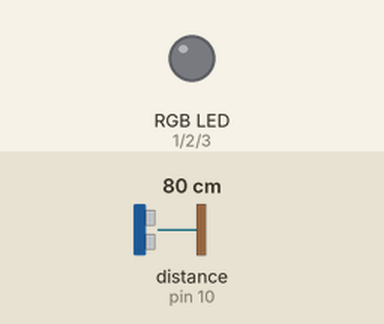
The sketch below on a simulated Arduino Uno, built with avr-gcc and run on an emulated ATmega328P. Parts: an RGB LED mixed from three pins (HIGH = lit). Wiring (inferred from the names in the program): ultrasonic range finder: trigger pin 9; echo pin 10. Inputs (shaded band) come from the test bench; at power-on: distance to the obstacle (sensor on pin 10) 80 cm. The echo pulse lasts 58.3 µs per cm; dim RGB values are drawn brighter than linear; pins used as bus, display or sensor lines are not drawn.

Above: at 1.2 s.
1.3 s: distance to the obstacle (sensor on pin 10) set to 34 cm
2.8 s: distance to the obstacle (sensor on pin 10) set to 27 cm
At 4.3 s:
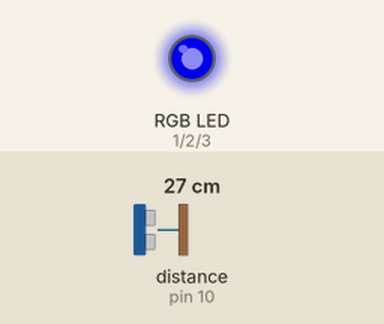
5.8 s: distance to the obstacle (sensor on pin 10) set to 9 cm
At 7.2 s:
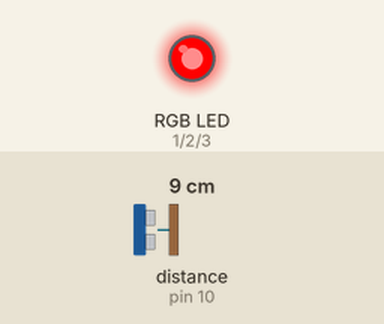
8.8 s: distance to the obstacle (sensor on pin 10) set to 6 cm
At 9.3 s:
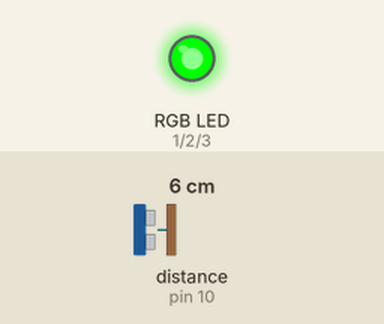
Timing chart, 0 to 11.3 s (numbered marks = the images above; inputs shaded):
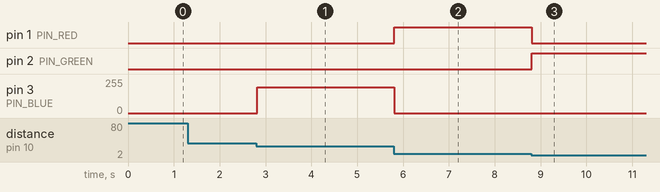

Measured:
- the behaviour switches between 31 and 30 cm on distance to the obstacle (sensor on pin 10) (found by bisection; images 0 and 1)
- the behaviour switches between 8 and 7 cm on distance to the obstacle (sensor on pin 10) (found by bisection; images 2 and 3)
- after the input at 1.3 s, every drawn part: stays the same
- after the input at 2.8 s, pin 3 (PIN_BLUE): 0/255 → 194/255 at once
- after the input at 5.8 s, pin 1 (PIN_RED): LOW → HIGH at once; pin 3 (PIN_BLUE): 194/255 → 0/255 at once
- after the input at 8.8 s, pin 1 (PIN_RED): HIGH → LOW at once; pin 2 (PIN_GREEN): LOW → HIGH at once

The sketch:

main.ino
```cpp
//pins
#define PIN_TRIGGER 9
#define PIN_ECHO 10

#define PIN_RED 1
#define PIN_GREEN 2
#define PIN_BLUE 3

//max distance in cm
#define MAX_DISTANCE 30

// the amount of distances to keep in the buffer for average calculations
#define DISTANCE_BUFFER_SIZE 10

// what to do when the distance is greater than MAX_DISTANCE
// 0 = off
// 1 = last known colour
#define MAX_DISTANCE_COLOUR_MODE 0

//offsets
#define GREEN_OFFSET 0.5
#define BLUE_OFFSET -0.5
#define RED_OFFSET 0

// the colour when off
int const rgbOff[3] = {0, 0, 0};

float *_distanceBuffer;
float _dbSum = 0;
int _dbIndex = 0;
int _dbCount = 0;

void setup()
{
    _distanceBuffer = (float *)malloc(DISTANCE_BUFFER_SIZE * sizeof(float));
    for (int i = 0; i < DISTANCE_BUFFER_SIZE; i++)
    {
        _distanceBuffer[i] = 0.0;
    }

    pinMode(PIN_TRIGGER, OUTPUT);
    pinMode(PIN_ECHO, INPUT);

    pinMode(PIN_RED, OUTPUT);
    pinMode(PIN_GREEN, OUTPUT);
    pinMode(PIN_BLUE, OUTPUT);
}

void loop()
{
    addDistance(getDistance());
    float distanceAvg = getDistanceAverage();

    //if the distance is within our max, calculate our values
    if (distanceAvg <= MAX_DISTANCE)
    {
        int rgb[3] = {0, 0, 0};
        double distancePercent = distanceAvg / MAX_DISTANCE;
        calculateRGB(distancePercent, rgb);
        setRGB(rgb);
    }
    else
    {
        switch (MAX_DISTANCE_COLOUR_MODE)
        {
        case 0:
            setRGB(rgbOff);
            break;
        case 1:
            break;
        }
    }
}

void setRGB(const int rgb[])
{
    analogWrite(PIN_RED, rgb[0]);
    analogWrite(PIN_GREEN, rgb[1]);
    analogWrite(PIN_BLUE, rgb[2]);
}

//get the distance in cm
double getDistance()
{
    digitalWrite(PIN_TRIGGER, LOW);
    delayMicroseconds(2);
    digitalWrite(PIN_TRIGGER, HIGH);
    delayMicroseconds(10);
    digitalWrite(PIN_TRIGGER, LOW);

    long duration = pulseIn(PIN_ECHO, HIGH);

    //convert to cm
    return duration * 0.034 / 2;
}

void addDistance(const double value)
{
    _dbSum -= _distanceBuffer[_dbIndex];
    _distanceBuffer[_dbIndex++] = value;
    _dbSum += value;

    if (_dbIndex == DISTANCE_BUFFER_SIZE)
        _dbIndex = 0;

    if (_dbCount < DISTANCE_BUFFER_SIZE)
        ++_dbCount;
}

float getDistanceAverage()
{
    if (_dbCount == 0)
        return 0;

    return _dbSum / _dbCount;
}

void calculateRGB(double distancePercent, int rgb[])
{
    method_simpleFade(distancePercent, rgb);
}

//basic triangle wave
int triangle(int position, int amplitude, int period)
{
    return ((double)amplitude / period) * (period - abs(abs(position) % (2 * period) - period));
}

//triangle wave with a single period
int triangle2(int position, int amplitude)
{
    int value = 0;

    if (position < amplitude)
    {
        value = position;
    }
    else
    {
        value = amplitude - (position - amplitude);
    }

    if (value < 0)
        return 0;

    return value;
}

//Methods

//some fluid tweening type deal
void method_tweeny(double distancePercent, int rgb[])
{
    int maxSteps = 255 * 2;

    int r = triangle((distancePercent + RED_OFFSET) * maxSteps, 255, maxSteps);
    int g = triangle((distancePercent + GREEN_OFFSET) * maxSteps, 255, maxSteps);
    int b = triangle((distancePercent + BLUE_OFFSET) * maxSteps, 255, maxSteps);

    rgb[0] = r;
    rgb[1] = g;
    rgb[2] = b;
}

//basic fading between colours
void method_simpleFade(double distancePercent, int rgb[])
{
    int maxSteps = 255 * 2;

    int r = triangle2((distancePercent + RED_OFFSET) * maxSteps, 255);
    int g = triangle2((distancePercent + GREEN_OFFSET) * maxSteps, 255);
    int b = triangle2((distancePercent + BLUE_OFFSET) * maxSteps, 255);

    rgb[0] = r;
    rgb[1] = g;
    rgb[2] = b;
}
```
